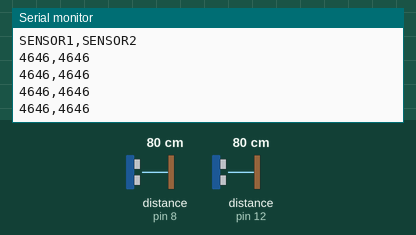
Simulated run of this sketch. Board: Arduino Uno, built with avr-gcc and run on an emulated ATmega328P. On the bench: the last lines printed to the serial monitor. Wiring (inferred from the names in the program): 2 × ultrasonic range finder: trigger pin 7, echo pin 8 / trigger pin 11, echo pin 12. The inputs (shaded band) are chosen by the test bench; at power-on: distance to the obstacle (sensors on pin 8, pin 12) 80 cm. The echo pulse lasts 58.3 µs per cm.

Above: at 2.7 s.
2.8 s: distance to the obstacle (sensor on pin 8) set to 2 cm
At 3.27 s:
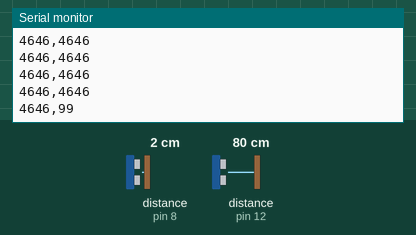
4.3 s: distance to the obstacle (sensor on pin 12) set to 2 cm
At 4.49 s:
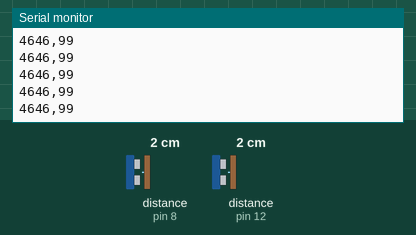
5.8 s: distance to the obstacle (sensor on pin 8) set to 4 cm
At 6.0 s:
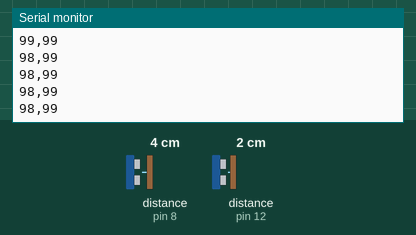
7.3 s: distance to the obstacle (sensor on pin 12) set to 4 cm
At 7.51 s:
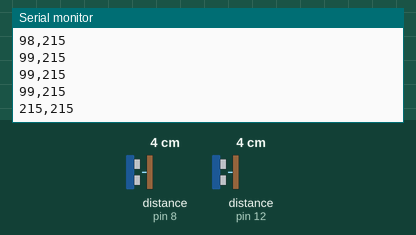
Timing chart, 0 to 9.8 s (numbered marks = the images above; inputs shaded):
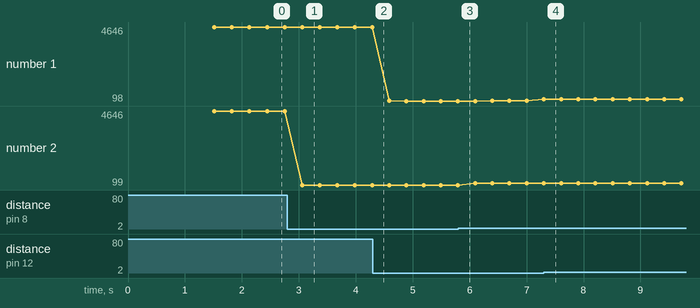

The sketch:

toma_datos_2S.ino
```cpp
const unsigned int ECHO_PIN_I=12;
const unsigned int TRIG_PIN_I=11;
const unsigned int ECHO_PIN_D=8;
const unsigned int TRIG_PIN_D=7;
const unsigned int BAUD_RATE=9600;

void setup() {
  pinMode(TRIG_PIN_I, OUTPUT);
  pinMode(ECHO_PIN_I, INPUT);
  pinMode(TRIG_PIN_D, OUTPUT);
  pinMode(ECHO_PIN_D, INPUT);
  Serial.begin(BAUD_RATE);
  delay(1000);
 Serial.print("SENSOR1");
 Serial.print(",");
 //Serial.print('"');
 Serial.println("SENSOR2");
 //Serial.print('"');
 delay(500);
}

void loop() {
////////////////////////////////////////////////////////////////////////////////////////////////
  delayMicroseconds(100);
  digitalWrite(TRIG_PIN_I, LOW);
  delayMicroseconds(2);
  digitalWrite(TRIG_PIN_I, HIGH);
  delayMicroseconds(10);
  digitalWrite(TRIG_PIN_I, LOW);
  const unsigned long duration_I= pulseIn(ECHO_PIN_I, HIGH);
  //delayMicroseconds(20);
////////////////////////////////////////////////////////////////////////////////////////////////
  delayMicroseconds(100);
  digitalWrite(TRIG_PIN_D, LOW);
  delayMicroseconds(2);
  digitalWrite(TRIG_PIN_D, HIGH);
  delayMicroseconds(10);
  digitalWrite(TRIG_PIN_D, LOW);
  const unsigned long duration_D= pulseIn(ECHO_PIN_D, HIGH);
  //delayMicroseconds(20);
////////////////////////////////////////////////////////////////////////////////////////////////
 int distancia_I= duration_I/29/2;
 int distancia_D= duration_D/29/2;
Serial.print(duration_I);
Serial.print(",");
//Serial.print('"');
Serial.println(duration_D);
//Serial.println('"');
////////////////////////////////////////////////////////////////////////////////////////////////
//Serial.print("Sensor Izquierda:");
//Serial.println(distancia_I);
//Serial.print("Sensor Medio    :");
//Serial.println(distancia_M);
//Serial.print("Sensor Derecha  :");
//Serial.println(distancia_D);
////////////////////////////////////////////////////////////////////////////////////////////////
 delay(300);
 }
```

Measured:
- after the input at 2.8 s, the serial monitor: prints a new line after 0.26 s (image 1)
- after the input at 7.3 s, the serial monitor: prints a new line at once (image 4)
- plotted number 1: 4646 → 98 after the input at 4.3 s, 99 → 216 after the input at 7.3 s
- plotted number 2: 4646 → 99 after the input at 2.8 s, 99 → 215 after the input at 5.8 s
